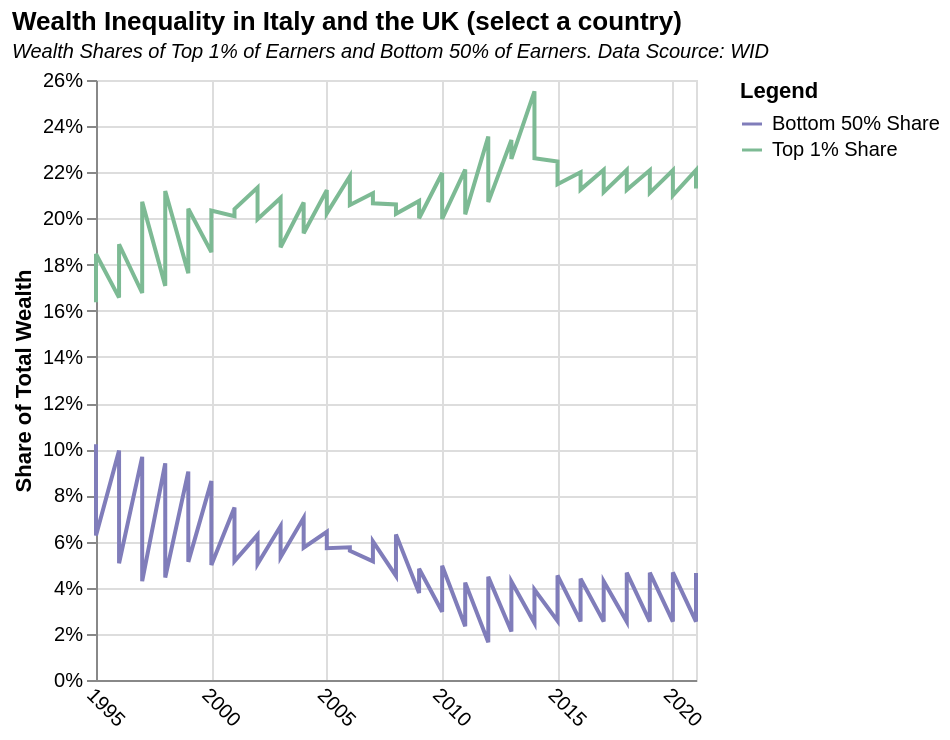

Express this chart as Vega-Lite.
### Vega-Lite specification from a JSON file in a GitHub repository (floating-point values rounded to 4 significant figures)
{"$schema": "https://vega.github.io/schema/vega-lite/v5.json", "description": "Stock prices of 5 Tech Companies over Time.", "title": {"text": "Wealth Inequality in Italy and the UK (select a country)", "subtitle": "Wealth Shares of Top 1% of Earners and Bottom 50% of Earners. Data Scource: WID", "subtitleFontStyle": "italic", "subtitleFontSize": 10, "anchor": "start", "color": "black"}, "data": {"values": [{"Country": "Italy", "Percentile": "p0p50", "Year": "1995", "Value": 0.1022}, {"Country": "Italy", "Percentile": "p0p50", "Year": "1996", "Value": 0.0994}, {"Country": "Italy", "Percentile": "p0p50", "Year": "1997", "Value": 0.0967}, {"Country": "Italy", "Percentile": "p0p50", "Year": "1998", "Value": 0.0939}, {"Country": "Italy", "Percentile": "p0p50", "Year": "1999", "Value": 0.0903}, {"Country": "Italy", "Percentile": "p0p50", "Year": "2000", "Value": 0.0862}, {"Country": "Italy", "Percentile": "p0p50", "Year": "2001", "Value": 0.0748}, {"Country": "Italy", "Percentile": "p0p50", "Year": "2002", "Value": 0.0629}, {"Country": "Italy", "Percentile": "p0p50", "Year": "2003", "Value": 0.0667}, {"Country": "Italy", "Percentile": "p0p50", "Year": "2004", "Value": 0.0703}, {"Country": "Italy", "Percentile": "p0p50", "Year": "2005", "Value": 0.0642}, {"Country": "Italy", "Percentile": "p0p50", "Year": "2006", "Value": 0.0575}, {"Country": "Italy", "Percentile": "p0p50", "Year": "2007", "Value": 0.0514}, {"Country": "Italy", "Percentile": "p0p50", "Year": "2008", "Value": 0.0451}, {"Country": "Italy", "Percentile": "p0p50", "Year": "2009", "Value": 0.0377}, {"Country": "Italy", "Percentile": "p0p50", "Year": "2010", "Value": 0.0296}, {"Country": "Italy", "Percentile": "p0p50", "Year": "2011", "Value": 0.0233}, {"Country": "Italy", "Percentile": "p0p50", "Year": "2012", "Value": 0.0164}, {"Country": "Italy", "Percentile": "p0p50", "Year": "2013", "Value": 0.021}, {"Country": "Italy", "Percentile": "p0p50", "Year": "2014", "Value": 0.0247}, {"Country": "Italy", "Percentile": "p0p50", "Year": "2015", "Value": 0.0256}, {"Country": "Italy", "Percentile": "p0p50", "Year": "2016", "Value": 0.0254}, {"Country": "Italy", "Percentile": "p0p50", "Year": "2017", "Value": 0.0253}, {"Country": "Italy", "Percentile": "p0p50", "Year": "2018", "Value": 0.0253}, {"Country": "Italy", "Percentile": "p0p50", "Year": "2019", "Value": 0.0253}, {"Country": "Italy", "Percentile": "p0p50", "Year": "2020", "Value": 0.0253}, {"Country": "Italy", "Percentile": "p0p50", "Year": "2021", "Value": 0.0253}, {"Country": "Italy", "Percentile": "p99p100", "Year": "1995", "Value": 0.1637}, {"Country": "Italy", "Percentile": "p99p100", "Year": "1996", "Value": 0.1657}, {"Country": "Italy", "Percentile": "p99p100", "Year": "1997", "Value": 0.1677}, {"Country": "Italy", "Percentile": "p99p100", "Year": "1998", "Value": 0.1708}, {"Country": "Italy", "Percentile": "p99p100", "Year": "1999", "Value": 0.1763}, {"Country": "Italy", "Percentile": "p99p100", "Year": "2000", "Value": 0.1854}, {"Country": "Italy", "Percentile": "p99p100", "Year": "2001", "Value": 0.201}, {"Country": "Italy", "Percentile": "p99p100", "Year": "2002", "Value": 0.2134}, {"Country": "Italy", "Percentile": "p99p100", "Year": "2003", "Value": 0.2089}, {"Country": "Italy", "Percentile": "p99p100", "Year": "2004", "Value": 0.2069}, {"Country": "Italy", "Percentile": "p99p100", "Year": "2005", "Value": 0.2123}, {"Country": "Italy", "Percentile": "p99p100", "Year": "2006", "Value": 0.2183}, {"Country": "Italy", "Percentile": "p99p100", "Year": "2007", "Value": 0.2109}, {"Country": "Italy", "Percentile": "p99p100", "Year": "2008", "Value": 0.2061}, {"Country": "Italy", "Percentile": "p99p100", "Year": "2009", "Value": 0.2076}, {"Country": "Italy", "Percentile": "p99p100", "Year": "2010", "Value": 0.2197}, {"Country": "Italy", "Percentile": "p99p100", "Year": "2011", "Value": 0.2212}, {"Country": "Italy", "Percentile": "p99p100", "Year": "2012", "Value": 0.2355}, {"Country": "Italy", "Percentile": "p99p100", "Year": "2013", "Value": 0.234}, {"Country": "Italy", "Percentile": "p99p100", "Year": "2014", "Value": 0.2551}, {"Country": "Italy", "Percentile": "p99p100", "Year": "2015", "Value": 0.2247}, {"Country": "Italy", "Percentile": "p99p100", "Year": "2016", "Value": 0.22}, {"Country": "Italy", "Percentile": "p99p100", "Year": "2017", "Value": 0.2211}, {"Country": "Italy", "Percentile": "p99p100", "Year": "2018", "Value": 0.221}, {"Country": "Italy", "Percentile": "p99p100", "Year": "2019", "Value": 0.2209}, {"Country": "Italy", "Percentile": "p99p100", "Year": "2020", "Value": 0.2209}, {"Country": "Italy", "Percentile": "p99p100", "Year": "2021", "Value": 0.2209}, {"Country": "United Kingdom", "Percentile": "p0p50", "Year": "1995", "Value": 0.0626}, {"Country": "United Kingdom", "Percentile": "p0p50", "Year": "1996", "Value": 0.0506}, {"Country": "United Kingdom", "Percentile": "p0p50", "Year": "1997", "Value": 0.0428}, {"Country": "United Kingdom", "Percentile": "p0p50", "Year": "1998", "Value": 0.0444}, {"Country": "United Kingdom", "Percentile": "p0p50", "Year": "1999", "Value": 0.0512}, {"Country": "United Kingdom", "Percentile": "p0p50", "Year": "2000", "Value": 0.0498}, {"Country": "United Kingdom", "Percentile": "p0p50", "Year": "2001", "Value": 0.0515}, {"Country": "United Kingdom", "Percentile": "p0p50", "Year": "2002", "Value": 0.0502}, {"Country": "United Kingdom", "Percentile": "p0p50", "Year": "2003", "Value": 0.0532}, {"Country": "United Kingdom", "Percentile": "p0p50", "Year": "2004", "Value": 0.0573}, {"Country": "United Kingdom", "Percentile": "p0p50", "Year": "2005", "Value": 0.0571}, {"Country": "United Kingdom", "Percentile": "p0p50", "Year": "2006", "Value": 0.056}, {"Country": "United Kingdom", "Percentile": "p0p50", "Year": "2007", "Value": 0.0601}, {"Country": "United Kingdom", "Percentile": "p0p50", "Year": "2008", "Value": 0.0631}, {"Country": "United Kingdom", "Percentile": "p0p50", "Year": "2009", "Value": 0.0482}, {"Country": "United Kingdom", "Percentile": "p0p50", "Year": "2010", "Value": 0.0495}, {"Country": "United Kingdom", "Percentile": "p0p50", "Year": "2011", "Value": 0.0422}, {"Country": "United Kingdom", "Percentile": "p0p50", "Year": "2012", "Value": 0.0447}, {"Country": "United Kingdom", "Percentile": "p0p50", "Year": "2013", "Value": 0.0427}, {"Country": "United Kingdom", "Percentile": "p0p50", "Year": "2014", "Value": 0.0392}, {"Country": "United Kingdom", "Percentile": "p0p50", "Year": "2015", "Value": 0.0453}, {"Country": "United Kingdom", "Percentile": "p0p50", "Year": "2016", "Value": 0.0439}, {"Country": "United Kingdom", "Percentile": "p0p50", "Year": "2017", "Value": 0.0428}, {"Country": "United Kingdom", "Percentile": "p0p50", "Year": "2018", "Value": 0.0465}, {"Country": "United Kingdom", "Percentile": "p0p50", "Year": "2019", "Value": 0.0465}, {"Country": "United Kingdom", "Percentile": "p0p50", "Year": "2020", "Value": 0.0466}, {"Country": "United Kingdom", "Percentile": "p0p50", "Year": "2021", "Value": 0.0464}, {"Country": "United Kingdom", "Percentile": "p99p100", "Year": "1995", "Value": 0.1846}, {"Country": "United Kingdom", "Percentile": "p99p100", "Year": "1996", "Value": 0.1888}, {"Country": "United Kingdom", "Percentile": "p99p100", "Year": "1997", "Value": 0.2072}, {"Country": "United Kingdom", "Percentile": "p99p100", "Year": "1998", "Value": 0.2119}, {"Country": "United Kingdom", "Percentile": "p99p100", "Year": "1999", "Value": 0.2042}, {"Country": "United Kingdom", "Percentile": "p99p100", "Year": "2000", "Value": 0.2034}, {"Country": "United Kingdom", "Percentile": "p99p100", "Year": "2001", "Value": 0.2041}, {"Country": "United Kingdom", "Percentile": "p99p100", "Year": "2002", "Value": 0.1997}, {"Country": "United Kingdom", "Percentile": "p99p100", "Year": "2003", "Value": 0.1875}, {"Country": "United Kingdom", "Percentile": "p99p100", "Year": "2004", "Value": 0.1936}, {"Country": "United Kingdom", "Percentile": "p99p100", "Year": "2005", "Value": 0.2022}, {"Country": "United Kingdom", "Percentile": "p99p100", "Year": "2006", "Value": 0.2058}, {"Country": "United Kingdom", "Percentile": "p99p100", "Year": "2007", "Value": 0.2066}, {"Country": "United Kingdom", "Percentile": "p99p100", "Year": "2008", "Value": 0.202}, {"Country": "United Kingdom", "Percentile": "p99p100", "Year": "2009", "Value": 0.2001}, {"Country": "United Kingdom", "Percentile": "p99p100", "Year": "2010", "Value": 0.1998}, {"Country": "United Kingdom", "Percentile": "p99p100", "Year": "2011", "Value": 0.2018}, {"Country": "United Kingdom", "Percentile": "p99p100", "Year": "2012", "Value": 0.2071}, {"Country": "United Kingdom", "Percentile": "p99p100", "Year": "2013", "Value": 0.2258}, {"Country": "United Kingdom", "Percentile": "p99p100", "Year": "2014", "Value": 0.2261}, {"Country": "United Kingdom", "Percentile": "p99p100", "Year": "2015", "Value": 0.2148}, {"Country": "United Kingdom", "Percentile": "p99p100", "Year": "2016", "Value": 0.2125}, {"Country": "United Kingdom", "Percentile": "p99p100", "Year": "2017", "Value": 0.2114}, {"Country": "United Kingdom", "Percentile": "p99p100", "Year": "2018", "Value": 0.2124}, {"Country": "United Kingdom", "Percentile": "p99p100", "Year": "2019", "Value": 0.2111}, {"Country": "United Kingdom", "Percentile": "p99p100", "Year": "2020", "Value": 0.21}, {"Country": "United Kingdom", "Percentile": "p99p100", "Year": "2021", "Value": 0.213}]}, "height": 300, "width": 300, "mark": {"type": "line"}, "selection": {"Country": {"type": "single", "fields": ["Country"], "bind": {"input": "select", "options": ["null", "Italy", "United Kingdom"], "name": "Pick a country"}}}, "transform": [{"filter": {"selection": "Country"}}], "encoding": {"x": {"field": "Year", "type": "temporal", "axis": {"title": null, "labelAngle": 45, "ticks": false}}, "y": {"field": "Value", "type": "quantitative", "axis": {"format": "%", "title": "Share of Total Wealth", "tickCount": 10}, "scale": {"domain": [0, 0.26]}}, "color": {"field": "Percentile", "type": "nominal", "scale": {"range": ["#807dba", "#7dba94"]}, "legend": {"labelExpr": "{'p99p100':'Top 1% Share', 'p0p50': 'Bottom 50% Share'}[datum.label]", "title": "Legend"}}}}
